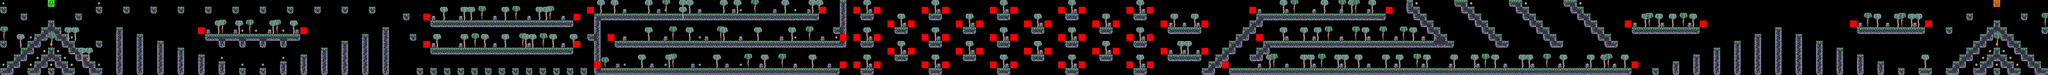

The image is a tile-based game level rendered from a .tmx file. Its description and source (layers, tilesets, objects; grid data summarised) follow:
An orthogonal 300x11 tile map with 64x64 px tiles, 9 tile layers (terrain, fg_palms, player, bg_palms, ...), 6 tilesets.

<map version="1.5" tiledversion="1.7.2" orientation="orthogonal" renderorder="right-down" width="300" height="11" tilewidth="64" tileheight="64" infinite="0" nextlayerid="10" nextobjectid="1">
 <tileset firstgid="1" source="../tilesets/terrain_tiles.tsx" />
 <tileset firstgid="17" source="../tilesets/setup_tile.tsx" />
 <tileset firstgid="19" source="../tilesets/grass_tiles.tsx" />
 <tileset firstgid="24" source="../tilesets/palms_tiles.tsx" />
 <tileset firstgid="34" source="../tilesets/setup_tiles.tsx" />
 <tileset firstgid="36" source="../tilesets/coin_tiles.tsx" />
 <layer id="1" name="terrain" width="300" height="11">
  <data>[3300 cells, 657 non-empty, 15 distinct tile ids]</data>
 </layer>
 <layer id="2" name="fg_palms" width="300" height="11">
  <data>[3300 cells, 20 non-empty, 3 distinct tile ids]</data>
 </layer>
 <layer id="9" name="player" width="300" height="11">
  <data>[3300 cells, 2 non-empty, 2 distinct tile ids]</data>
 </layer>
 <layer id="3" name="bg_palms" width="300" height="11">
  <data>[3300 cells, 126 non-empty, 3 distinct tile ids]</data>
 </layer>
 <layer id="4" name="constraints" width="300" height="11">
  <data>[3300 cells, 71 non-empty, 1 distinct tile ids]</data>
 </layer>
 <layer id="6" name="enemies" width="300" height="11">
  <data>[3300 cells, 93 non-empty, 1 distinct tile ids]</data>
 </layer>
 <layer id="5" name="coins" width="300" height="11">
  <data>[3300 cells, 120 non-empty, 2 distinct tile ids]</data>
 </layer>
 <layer id="7" name="grass" width="300" height="11">
  <data>[3300 cells, 482 non-empty, 2 distinct tile ids]</data>
 </layer>
 <layer id="8" name="crates" width="300" height="11">
  <data>[3300 cells, 0 non-empty, 0 distinct tile ids]</data>
 </layer>
</map>
